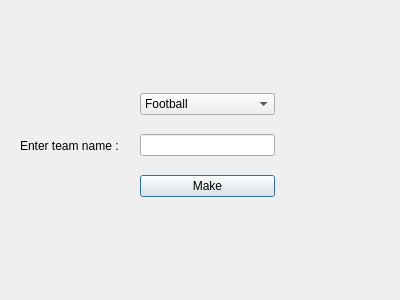
<?xml version="1.0" encoding="UTF-8"?>
<ui version="4.0">
 <class>making_team_page</class>
 <widget class="QDialog" name="making_team_page">
  <property name="geometry">
   <rect>
    <x>0</x>
    <y>0</y>
    <width>400</width>
    <height>300</height>
   </rect>
  </property>
  <property name="windowTitle">
   <string>Dialog</string>
  </property>
  <widget class="QLabel" name="label">
   <property name="geometry">
    <rect>
     <x>20</x>
     <y>120</y>
     <width>111</width>
     <height>51</height>
    </rect>
   </property>
   <property name="text">
    <string>Enter team name :</string>
   </property>
  </widget>
  <widget class="QWidget" name="layoutWidget">
   <property name="geometry">
    <rect>
     <x>140</x>
     <y>80</y>
     <width>135</width>
     <height>131</height>
    </rect>
   </property>
   <layout class="QVBoxLayout" name="verticalLayout">
    <item>
     <widget class="QComboBox" name="team_mode_input">
      <item>
       <property name="text">
        <string>Football</string>
       </property>
      </item>
      <item>
       <property name="text">
        <string>PingPong</string>
       </property>
      </item>
      <item>
       <property name="text">
        <string>Bafminton</string>
       </property>
      </item>
     </widget>
    </item>
    <item>
     <widget class="QLineEdit" name="team_name_input"/>
    </item>
    <item>
     <widget class="QPushButton" name="make_team_botton">
      <property name="text">
       <string>Make</string>
      </property>
     </widget>
    </item>
   </layout>
  </widget>
 </widget>
 <resources/>
 <connections/>
</ui>
